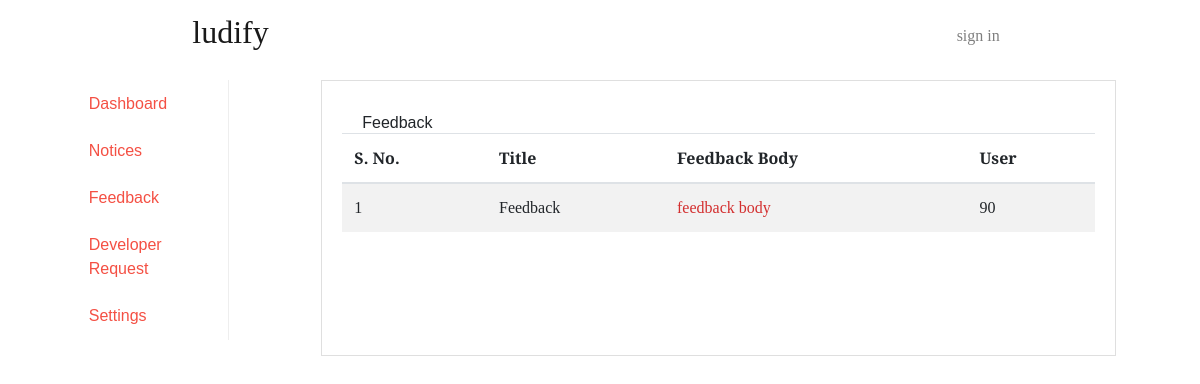
The app's page /dashboard_admin.php?type=feedback with its own data.
### tables this page shows
CREATE TABLE `feedback` (
  `feedback_id` int(11) NOT NULL,
  `feedback_title` text,
  `feedback_body` text,
  `user_id` int(11) DEFAULT NULL,
  `created_at` timestamp NOT NULL DEFAULT CURRENT_TIMESTAMP,
  `updated_at` timestamp NOT NULL DEFAULT CURRENT_TIMESTAMP ON UPDATE CURRENT_TIMESTAMP
);

### dashboard/dashboard_feedback.php (the view, shortened to what this page needs)
<h6 class="card-header">Feedback</h6>
<table class="table table-striped">
	<thead>
		<tr>
			<th>S. No.</th>
			<th>Title</th>
			<th>Feedback Body</th>
			<th>User</th>
		</tr>
	</thead>
	<tbody>
		<?php
			$sql = "select * from feedback";
			$result = mysqli_query($conn,$sql);
			$sno = 1;
			while($row = mysqli_fetch_assoc($result)){
		?>
		<tr>
			<td><?= $sno ?></td>
			<td><?= $row['feedback_title'] ?></td>
			<td class="text-truncate" style="max-width: 1px;">
				<a href="#" data-toggle="modal" data-target="#exampleModal_<?=$sno?>">
					<?= $row['feedback_body'] ?>
				</a>
			</td>
			<td><?=$row['user_id']?></td>
		</tr>
		<?php
				$sno++;
			}
		?>
	</tbody>
</table>

### assets/css/custom.css (style rules this page uses)
* { font-family: 'Merriweather', 'Times New Roman', serif; }
a { color:#D32F2F; }
.card-header { background-color: transparent; border: none; font-family: 'Merriweather Sans', sans-serif; padding-bottom: 0; }

### records on screen
feedback: feedback_title "Feedback", feedback_body "feedback body", user "90"
